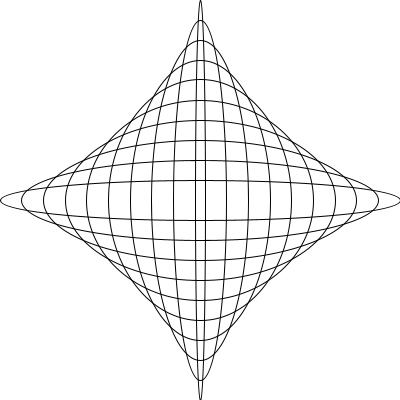
Frame 1 (no input)
Frame 60 (the mouse pressed at the canvas centre just before this capture): identical to frame 1, image omitted
Frame 120 (the mouse held since frame 60 and released just before this capture): identical to frame 1, image omitted

The Processing sketch that drew this single still picture (run headless with seeded random() and noise(); from frame 60 on, the mouse is pressed at the canvas centre):

// Processing sketch: prac6
// ── prac6.pde
int cant = 10;

void setup() {
  size(400, 400);
  noFill();
  smooth();
}

void draw() {
  background(255);
  float ancho, alto;
  for (int i = 0; i < cant; i++) {
    ancho = map(i,0,cant-1,width,10);
    alto = map(i,0,cant-1,40,height);
    ellipse(width/2,height/2,ancho,alto);
  }
}
